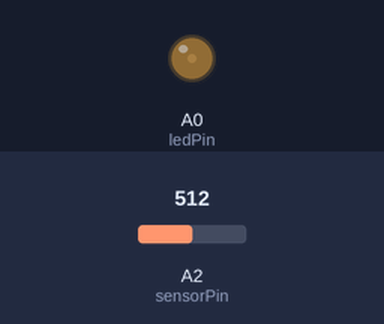
The sketch below on a simulated Arduino Uno, built with avr-gcc and run on an emulated ATmega328P. Shown: output pins drawn as LEDs (lit = HIGH). The inputs (shaded band) are chosen by the test bench; at power-on: A2 (sensorPin) = 512.

Above: at 1.2 s.
1.3 s: A2 (sensorPin) set to 30
At 1.9 s:
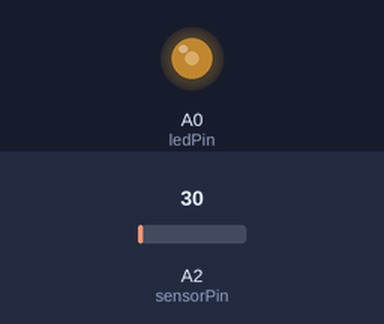
4.3 s: A2 (sensorPin) set to 0
At 5.89 s:
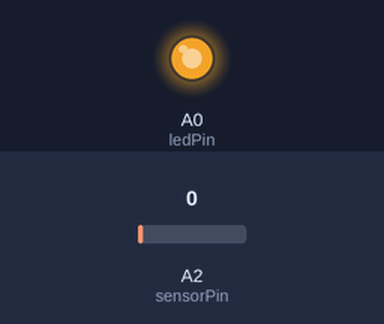
Timing chart, 0 to 13.3 s (numbered marks = the images above; inputs shaded):
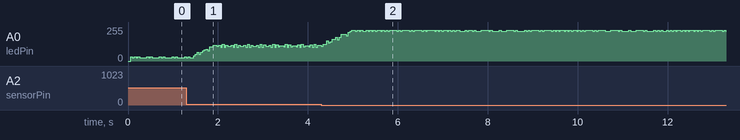

The sketch:

LedBrightnessChange.ino
```cpp
int sensorPin = A2;      // select the input pin for the potentiometer
int ledPin = A0;         // select the pin for the LED
int sensorValue = 0;     // variable to store the value coming from the sensor
int outputValue = 0;     // value output to the PWM (analog out)
int maxDelay = 9;        // Delay between lights being on and off for a "dimm effect"
int minSensorValue = 10; // sensor in complete darkness but with my monitor on :)
int maxSensorValue = 40; // sensor value which is shown in my room with light on at night
int newOutputValue = -1; // new registered output value. We will require it for a slow transition between bright to dimm and vice versa
int count = 20;          // time for a light to be in a specific state. Total transition time = count * maxDelay in ms. In this exaple it is ~200ms for 1 state.
// Total transition time is count * maxDelay * maxDelay ~= 2 seconds

// setup our board
void setup() {
  // declare the ledPin as an OUTPUT:
  pinMode(ledPin, OUTPUT);
  //Serial.begin(9600); // For debugging purposes
  // First initial read of inpiuts
  readInputs();
  // Save output value
  outputValue = newOutputValue;
}

void light(int environmentLuminosity) {
  // Make lights to appear dimmer depending on environmental luminosity
  int lightOn = maxDelay - environmentLuminosity;
  int lightOff = environmentLuminosity;
  digitalWrite(ledPin, HIGH);
  delay(lightOn);
  digitalWrite(ledPin, LOW);
  delay(lightOff);
}

void delayedLight(int environmentLuminosity, int howLong) {
  // Basically keep the light on for howLong * maxDelay time
  for (int i=0; i<howLong; i++) {
    light(environmentLuminosity);
    //debug(environmentLuminosity); // For debugging purposes
  }
}

void debug(int val) {
  Serial.print(val);
  Serial.print('\n');
}

void sensorAndOutputDebug() {
  Serial.print("S-");
  Serial.print(sensorValue);
  Serial.print(" O-");
  Serial.print(outputValue);
  Serial.print('\n');
}

void readInputs() {
  // read the value from the sensor:
  sensorValue = analogRead(sensorPin);
  // let's tweak the value for my room light at night
  sensorValue = (sensorValue > maxSensorValue) ? maxSensorValue : sensorValue;
  sensorValue = (sensorValue < minSensorValue) ? minSensorValue : sensorValue;
  // Map the value to set the proper 1-9 range for our light to blink
  newOutputValue = map(sensorValue, minSensorValue, maxSensorValue, 1, maxDelay-1);
}

void loop() {
  // read our inputs
  readInputs();

  // If the new registered value differs from the old one then slowly change it
  if (newOutputValue > outputValue) {
    outputValue++;
  } else if (newOutputValue < outputValue) {
    outputValue--;
  }

  // Adjust light accordingly and keep it on for the count * maxDelay time till the next loop run where most likely we will repeat the process since light has changed
  delayedLight(outputValue, count);
}
```
